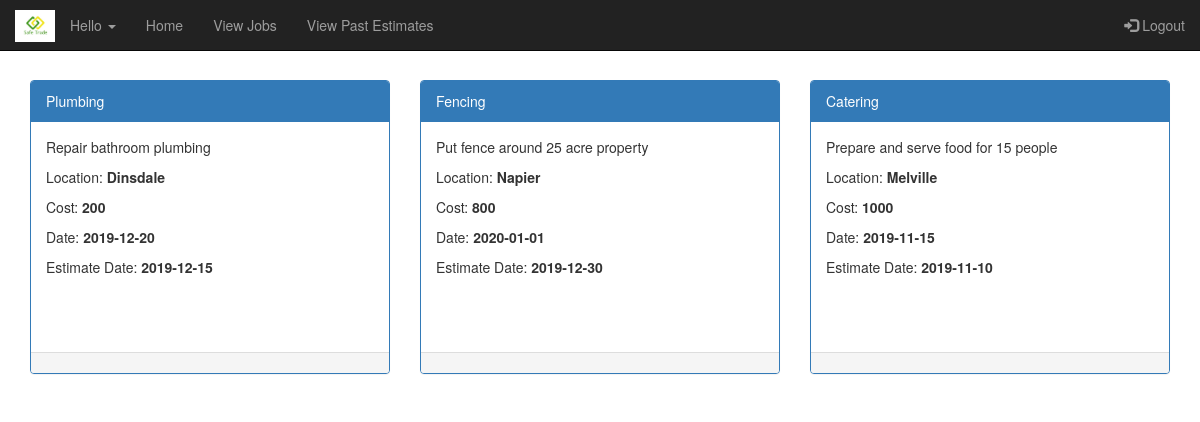
Page /viewAllJobs.php on the earlier database version.
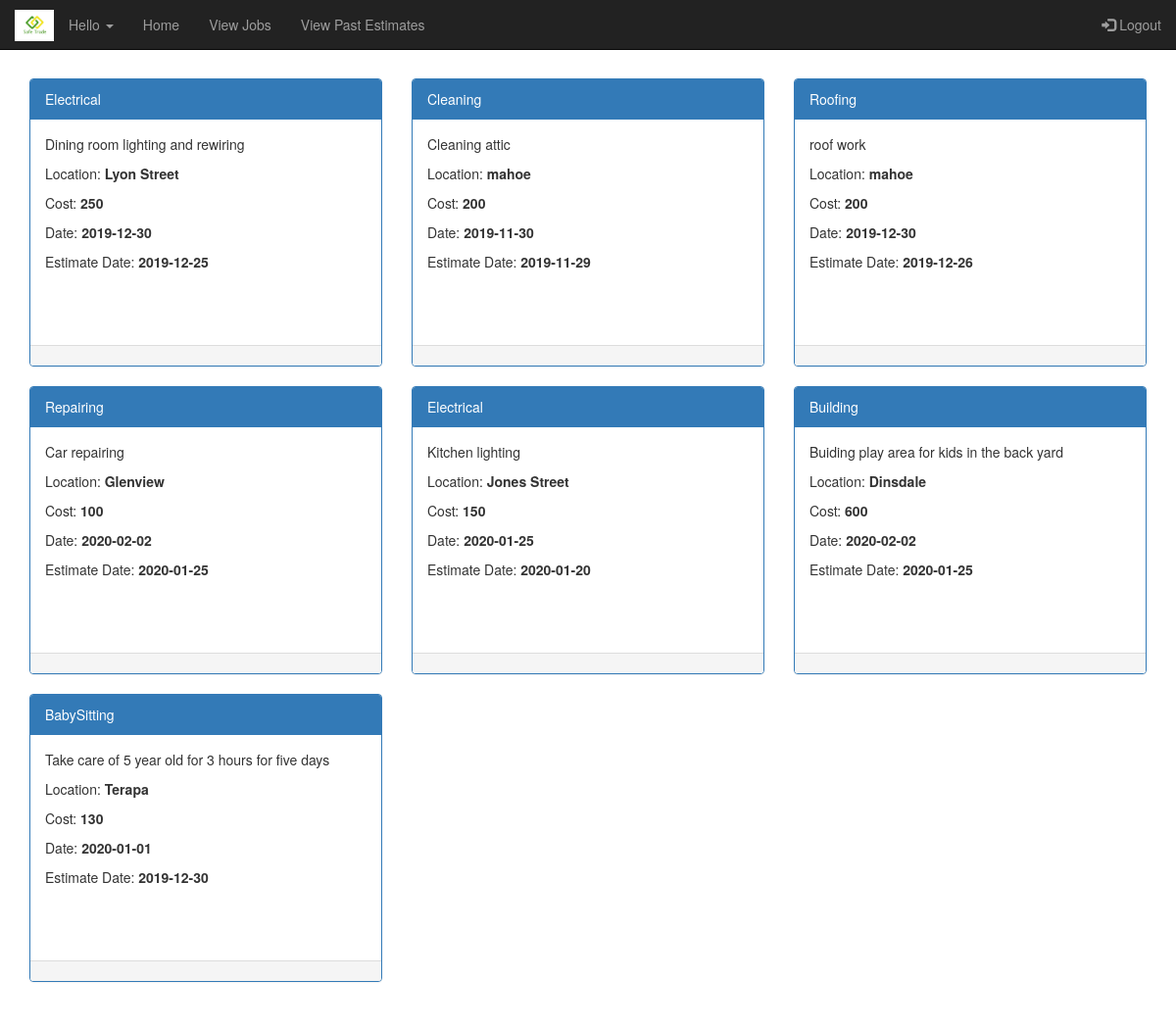
Same page on the later database version.
### tables this page shows
CREATE TABLE `jobdetails` (
  `JobId` int(11) NOT NULL,
  `UId` int(11) NOT NULL,
  `JobType` varchar(255) NOT NULL,
  `JobDescription` varchar(255) NOT NULL,
  `Location` varchar(50) NOT NULL,
  `CostRange` double NOT NULL,
  `ActiveDate` date NOT NULL,
  `EstimateDate` date NOT NULL,
  `IsClosed` int(11) NOT NULL,
  `IsEstimateAccepted` int(11) NOT NULL
);

### classes/Job.php (called while the page is built, shortened)
<?php
class Job{
  private $jdescription = "";
  private $jtype = "";
  private $cost = null;
  private $activedate = "";
  private $estimationdate = null;
  private $location = null;
  public function __construct($jid,$uid, $jtype,$jdescription,$location,   $cost, $activedate,$estimationdate,$isclosed){
    $this->jdescription = $jdescription;
    $this->jtype = $jtype;
    $this->cost = $cost;
    $this->activedate = $activedate;
    $this->estimationdate = $estimationdate;
    $this->location = $location;
  }
  public static function getAll($mysqli){
    $today=date('Y-m-d');
    $sql = sprintf("select * from jobdetails where IsClosed=0 and  ActiveDate>='%s'",$today);
    $result = $mysqli->query($sql);
    $jobs = false;
    if ($result){
           $jobs = new Collection();
      while($row = $result->fetch_assoc()){
        $job =  new Job($row['JobId'],$row['UId'], $row['JobType'], $row['JobDescription'], $row['Location'], $row['CostRange'], $row['ActiveDate'], $row['EstimateDate'],$row['IsClosed']);
        $jobs->Add($row['JobId'], $job);
      }
    }
    return $jobs;
  }
  public function getJobDescription(){
    return $this->jdescription;
  }
  public function getJobType(){
    return $this->jtype;
  }
  public function getLocation(){
    return $this->location;
  }
  public function getCost(){
    return $this->cost;
  }
  public function getActiveDate(){
    return $this->activedate;
  }
  public function getEstimateDate(){
    return $this->estimationdate;
  }
}
?>

### classes/Collection.php (called while the page is built, shortened)
<?php
class Collection {
    private $records = array();
    public function add($key, $record){
        $result = false;
        if ($key != null) {
            $this->records[$key] = $record;
            $result = true;
        }
        return $result;
    }
    public function getRecords(){
        return $this->records;
    }
}
?>

### viewAllJobs.php (the view, shortened to what this page needs)
<?php
require_once("headers.php");
$jobs = Job::getAll($mysqli);
require_once("footer.php");
?>
<div class="container">
<div class="row">
    <?php
    foreach($jobs->getRecords() as $id => $job){  ?>
<div class="col-sm-4">
      <div class="panel panel-primary">
        <div class="panel-heading"><?php echo $job->getJobType(); ?></div>
        <div class="panel-body" style="height:230px">
        <p><?php echo $job->getJobDescription(); ?></p>
        <p>Location: <b><?php echo $job->getLocation(); ?></b></p>
        <p>Cost: <b><?php echo $job->getCost(); ?></b></p>
        <p>Date: <b><?php echo $job->getActiveDate(); ?></b></p>
        <p>Estimate Date: <b><?php echo $job->getEstimateDate(); ?></b></p>
        </div>
        <div class="panel-footer pviewestimate">
        </div>
        </div>
      </div>
    <?php
  }; ?>
</div>
</div>

Differences in the rows shown:
no longer on this page (row edited): jobdetails: JobType "Plumbing", JobDescription "Repair bathroom plumbing", Location "Dinsdale", CostRange "200", ActiveDate "2019-12-20", EstimateDate "2019-12-15"
no longer on this page (row edited): jobdetails: JobType "Fencing", JobDescription "Put fence around 25 acre property", Location "Napier", CostRange "800", ActiveDate "2020-01-01", EstimateDate "2019-12-30"
no longer on this page (row edited): jobdetails: JobType "Catering", JobDescription "Prepare and serve food for 15 people", Location "Melville", CostRange "1000", ActiveDate "2019-11-15", EstimateDate "2019-11-10"
now on this page (row edited): jobdetails: JobType "Electrical", JobDescription "Dining room lighting and rewiring", Location "Lyon Street", CostRange "250", ActiveDate "2019-12-30", EstimateDate "2019-12-25"
added jobdetails: JobType "Cleaning", JobDescription "Cleaning attic", Location "mahoe", CostRange "200", ActiveDate "2019-11-30", EstimateDate "2019-11-29"
added jobdetails: JobType "Roofing", JobDescription "roof work", Location "mahoe", CostRange "200", ActiveDate "2019-12-30", EstimateDate "2019-12-26"
added jobdetails: JobType "Repairing", JobDescription "Car repairing", Location "Glenview", CostRange "100", ActiveDate "2020-02-02", EstimateDate "2020-01-25"
added jobdetails: JobType "Electrical", JobDescription "Kitchen lighting", Location "Jones Street", CostRange "150", ActiveDate "2020-01-25", EstimateDate "2020-01-20"
added jobdetails: JobType "Building", JobDescription "Buiding play area for kids in the back yard", Location "Dinsdale", CostRange "600", ActiveDate "2020-02-02", EstimateDate "2020-01-25"
added jobdetails: JobType "BabySitting", JobDescription "Take care of 5 year old for 3 hours for five days", Location "Terapa", CostRange "130", ActiveDate "2020-01-01", EstimateDate "2019-12-30"
